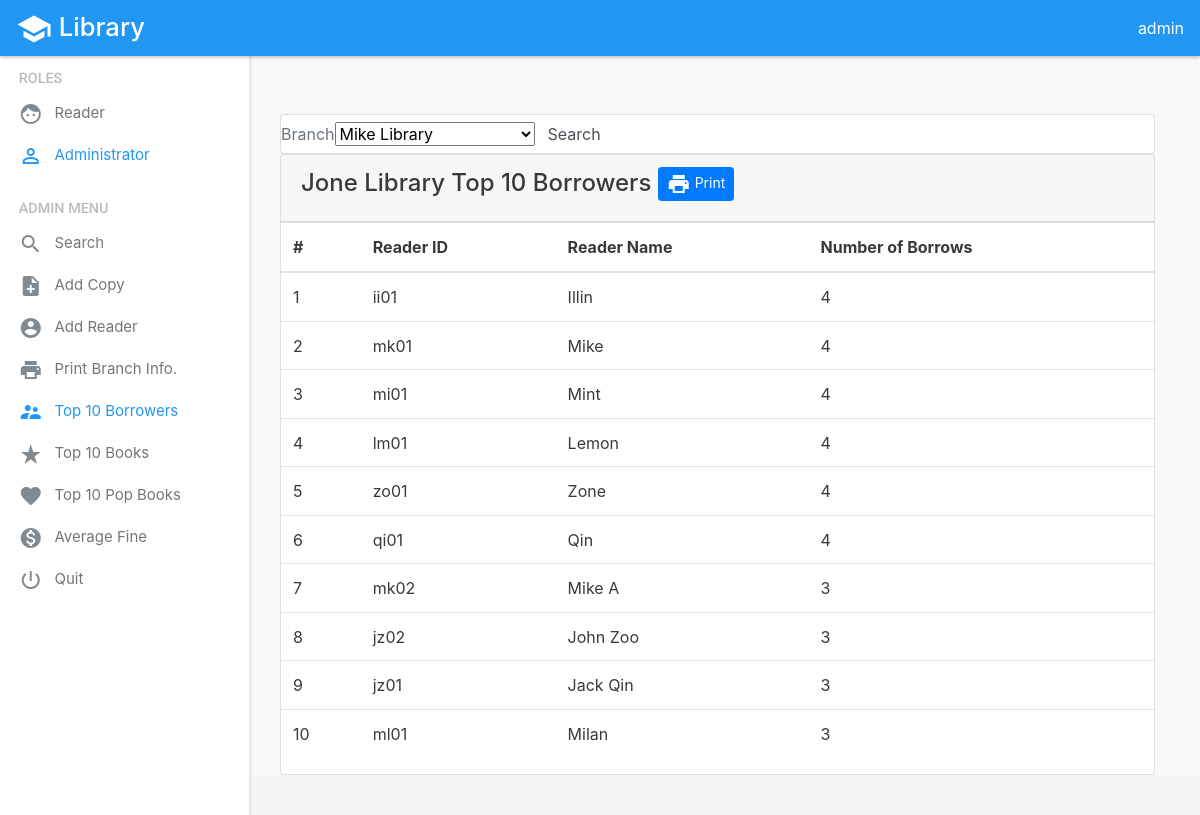
The app's page /admin_top_borrowers.php?libid=2 (signed in) with its own data.
### tables this page shows
CREATE TABLE BRANCH (
  LIBID INT NOT NULL AUTO_INCREMENT,
  LNAME VARCHAR(30) NOT NULL ,
  LLOCATION VARCHAR(50) NOT NULL ,
  PRIMARY KEY (LIBID)
);

CREATE TABLE READER (
  READERID VARCHAR(10) NOT NULL ,
  RTYPE VARCHAR(15),
  RNAME VARCHAR(30) NOT NULL ,
  ADDRESS VARCHAR(50),
  PRIMARY KEY (READERID)
);

### admin_top_borrowers.php (the view, shortened to what this page needs)
<?php
$libid = 0;
if (isset($_GET['libid']))
    $libid = $_GET['libid'];
include('layout/admin_header.php');
include('layout/admin_sidebar.php');
?>
<div class="container layout-content">
    <div class="card m-t-2 m-b-2">
        <div class="card-block">
            <form class="form-inline" action="admin_top_borrowers.php" method="get">
                <div class="form-group">
                    <label class="form-control-label text-muted" for="libid">Branch</label>
                    <select name="libid" class="c-select" style="min-width: 200px;max-width: 200px" >
                        <?php
                        $conn = new mysqli(DB_SERVER,DB_USERNAME,DB_PASSWORD,DB_DATABASE);
                        $sql = "SELECT LIBID, LNAME
                                FROM BRANCH";
                        $result = $conn->query($sql);
                        while ($row = $result->fetch_assoc()){
                            echo "<option value='".$row['LIBID']."'>".$row['LNAME']."</option>";
                        }
                        ?>
                    </select>
                </div>
                <input class="form-control btn btn-warning-outline" type="submit" value="Search">
            </form>
        </div>
    </div>
    <?php
    $conn = new mysqli(DB_SERVER,DB_USERNAME,DB_PASSWORD,DB_DATABASE);
    $sql = "SELECT LNAME
            FROM BRANCH
            WHERE LIBID = $libid";
    $result = $conn->query($sql);
    $row = $result->fetch_assoc();
    echo "<div class='card m-t-2' id='div_print'>
            <div class='card-header'>
                <h4>".$row['LNAME']." Top 10 Borrowers
                    <button onclick='printdiv(\"div_print\");' class='btn btn-primary btn-sm pull-md-right'>
                        <i class='material-icons'>print</i>
                        Print</button>
                </h4>
            </div>";
    $sql = "SELECT COUNT(B.BORNUMBER), R.READERID, R.RNAME
            FROM BORROWS B, READER R
            WHERE B.LIBID = $libid AND B.READERID = R.READERID
            GROUP BY B.READERID ORDER BY COUNT(B.BORNUMBER) DESC
            LIMIT 10";
    $result = $conn->query($sql);
    if ($result->num_rows > 0){
        echo "<table class='table'>
            <thead>
                <tr>
                    <th>#</th>
                    <th>Reader ID</th>
                    <th>Reader Name</th>
                    <th>Number of Borrows</th>
                </tr>
            </thead>
            <tbody>";
        $i = 1;
        while ($row = $result->fetch_assoc()){
            echo "<tr>
                  <td>$i</td>
                  <td>".$row['READERID']."</td>
                  <td>".$row['RNAME']."</td>
                  <td>".$row['COUNT(B.BORNUMBER)']."</td>
              <tr>";
            $i ++;
        }
        echo "</tbody></table>";
    }else{
        echo "<div class='card-footer alert-danger' role='alert'>
        <strong>Oops!</strong> Nothing!
    </div>";
    }
    echo "</div>";
    ?>
</div>
<?php include('layout/footer.php'); ?>

### css/site.css (style rules this page uses)
body { color:#373a3c; background-color: #f9f9f9; }
.material-icons { vertical-align: middle; }
.layout-content { padding-top: 58px; padding-left: 250px; overflow: auto; min-height: 30rem; }

### records on screen
branch: LNAME "Jone Library"
reader: READERID "ii01", RNAME "Illin", COUNT "4"
reader: READERID "mk01", RNAME "Mike", COUNT "4"
reader: READERID "mi01", RNAME "Mint", COUNT "4"
reader: READERID "lm01", RNAME "Lemon", COUNT "4"
reader: READERID "zo01", RNAME "Zone", COUNT "4"
reader: READERID "qi01", RNAME "Qin", COUNT "4"
reader: READERID "mk02", RNAME "Mike A", COUNT "3"
reader: READERID "jz02", RNAME "John Zoo", COUNT "3"
reader: READERID "jz01", RNAME "Jack Qin", COUNT "3"
reader: READERID "ml01", RNAME "Milan", COUNT "3"

### other values on screen
form field libid "Mike Library"
